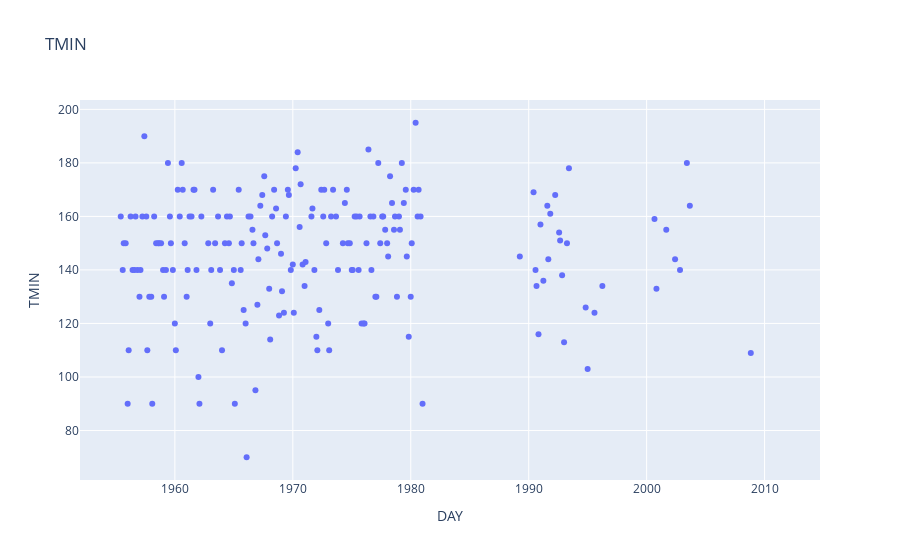

Here is the notebook cell this chart was saved with:
### Code cell
#TMIN
fig_weather_Tmin = px.scatter(weather, x="DAY", y="TMIN",height=400, title="TMIN")
fig_weather_Tmin.show()

### Figure 1 — Plotly figure (JSON) as saved in the notebook; plotly's stock layout.template omitted (floating-point values rounded to 4 significant figures; data arrays with more than 128 entries replaced by an {"elided": "..."} marker saying what was removed)
{"data": [{"hoverlabel": {"namelength": 0}, "hovertemplate": "DAY=%{x}<br>TMIN=%{y}", "legendgroup": "", "marker": {"color": "#636efa", "symbol": "circle"}, "mode": "markers", "name": "", "showlegend": false, "type": "scatter", "x": {"elided": "267 str values"}, "xaxis": "x", "y": {"elided": "267 str values"}, "yaxis": "y"}], "layout": {"autosize": true, "legend": {"tracegroupgap": 0}, "title": {"text": "TMIN"}, "xaxis": {"anchor": "y", "autorange": true, "domain": [0, 1], "range": ["1952-01-19 19:12:52.7121", "2014-08-09 04:47:07.2879"], "title": {"text": "DAY"}, "type": "date"}, "yaxis": {"anchor": "x", "autorange": true, "domain": [0, 1], "range": [60.84, 204.2], "title": {"text": "TMIN"}, "type": "linear"}}}
